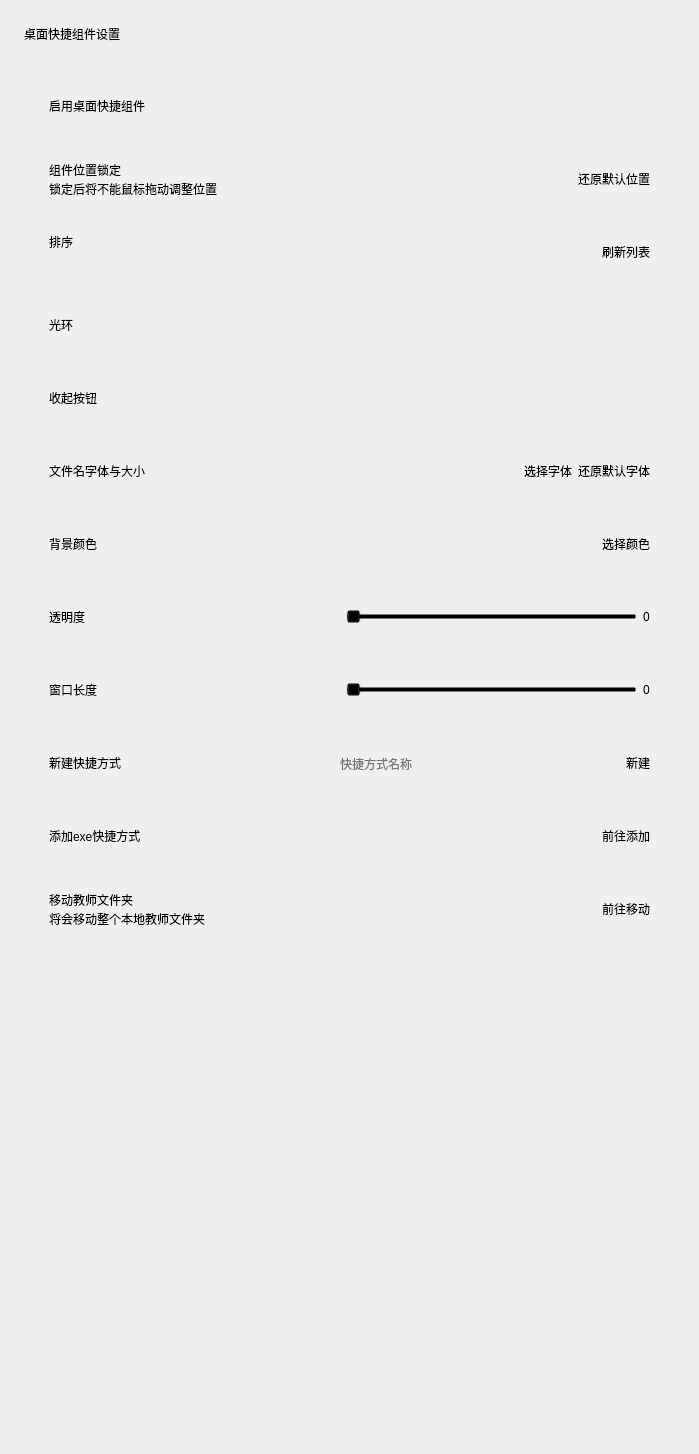
<?xml version="1.0" encoding="UTF-8"?>
<ui version="4.0">
 <class>Form</class>
 <widget class="QWidget" name="Form">
  <property name="geometry">
   <rect>
    <x>0</x>
    <y>0</y>
    <width>699</width>
    <height>1454</height>
   </rect>
  </property>
  <property name="sizePolicy">
   <sizepolicy hsizetype="Preferred" vsizetype="Expanding">
    <horstretch>0</horstretch>
    <verstretch>0</verstretch>
   </sizepolicy>
  </property>
  <property name="windowTitle">
   <string>Form</string>
  </property>
  <layout class="QVBoxLayout" name="verticalLayout_2">
   <property name="spacing">
    <number>18</number>
   </property>
   <property name="leftMargin">
    <number>24</number>
   </property>
   <property name="topMargin">
    <number>24</number>
   </property>
   <property name="rightMargin">
    <number>24</number>
   </property>
   <property name="bottomMargin">
    <number>0</number>
   </property>
   <item>
    <layout class="QHBoxLayout" name="horizontalLayout_2">
     <item>
      <widget class="TitleLabel" name="TitleLabel">
       <property name="text">
        <string>桌面快捷组件设置</string>
       </property>
      </widget>
     </item>
     <item>
      <spacer name="horizontalSpacer_2">
       <property name="orientation">
        <enum>Qt::Horizontal</enum>
       </property>
       <property name="sizeHint" stdset="0">
        <size>
         <width>40</width>
         <height>20</height>
        </size>
       </property>
      </spacer>
     </item>
    </layout>
   </item>
   <item>
    <widget class="SmoothScrollArea" name="sd_scroll">
     <property name="styleSheet">
      <string notr="true">background: transparent; border: none</string>
     </property>
     <property name="widgetResizable">
      <bool>true</bool>
     </property>
     <widget class="QWidget" name="scrollAreaWidgetContents">
      <property name="geometry">
       <rect>
        <x>0</x>
        <y>0</y>
        <width>651</width>
        <height>1372</height>
       </rect>
      </property>
      <layout class="QVBoxLayout" name="verticalLayout_9">
       <item>
        <layout class="QVBoxLayout" name="ver_ver">
         <property name="spacing">
          <number>3</number>
         </property>
         <item>
          <widget class="CardWidget" name="CardWidget_1">
           <property name="minimumSize">
            <size>
             <width>0</width>
             <height>70</height>
            </size>
           </property>
           <layout class="QHBoxLayout" name="horizontalLayout_6">
            <property name="leftMargin">
             <number>16</number>
            </property>
            <property name="topMargin">
             <number>16</number>
            </property>
            <property name="rightMargin">
             <number>16</number>
            </property>
            <property name="bottomMargin">
             <number>16</number>
            </property>
            <item>
             <layout class="QVBoxLayout" name="verticalLayout_1">
              <property name="spacing">
               <number>0</number>
              </property>
              <item>
               <widget class="StrongBodyLabel" name="CW1_label_1">
                <property name="sizePolicy">
                 <sizepolicy hsizetype="Expanding" vsizetype="Preferred">
                  <horstretch>0</horstretch>
                  <verstretch>0</verstretch>
                 </sizepolicy>
                </property>
                <property name="text">
                 <string>启用桌面快捷组件</string>
                </property>
               </widget>
              </item>
             </layout>
            </item>
            <item>
             <widget class="SwitchButton" name="dsc_Switch_button">
              <property name="onText">
               <string>启用</string>
              </property>
              <property name="offText">
               <string>禁用</string>
              </property>
             </widget>
            </item>
           </layout>
          </widget>
         </item>
         <item>
          <widget class="CardWidget" name="CardWidget_28">
           <property name="minimumSize">
            <size>
             <width>0</width>
             <height>70</height>
            </size>
           </property>
           <layout class="QHBoxLayout" name="horizontalLayout_41">
            <property name="leftMargin">
             <number>16</number>
            </property>
            <property name="topMargin">
             <number>16</number>
            </property>
            <property name="rightMargin">
             <number>16</number>
            </property>
            <property name="bottomMargin">
             <number>16</number>
            </property>
            <item>
             <layout class="QVBoxLayout" name="verticalLayout_32">
              <property name="spacing">
               <number>0</number>
              </property>
              <item>
               <widget class="StrongBodyLabel" name="CW4_label_13">
                <property name="sizePolicy">
                 <sizepolicy hsizetype="Expanding" vsizetype="Preferred">
                  <horstretch>0</horstretch>
                  <verstretch>0</verstretch>
                 </sizepolicy>
                </property>
                <property name="text">
                 <string>组件位置锁定</string>
                </property>
               </widget>
              </item>
              <item>
               <widget class="CaptionLabel" name="CW4_label_14">
                <property name="text">
                 <string>锁定后将不能鼠标拖动调整位置</string>
                </property>
                <property name="wordWrap">
                 <bool>true</bool>
                </property>
                <property name="lightColor" stdset="0">
                 <color alpha="150">
                  <red>0</red>
                  <green>0</green>
                  <blue>0</blue>
                 </color>
                </property>
                <property name="darkColor" stdset="0">
                 <color alpha="200">
                  <red>255</red>
                  <green>255</green>
                  <blue>255</blue>
                 </color>
                </property>
               </widget>
              </item>
             </layout>
            </item>
            <item>
             <widget class="SwitchButton" name="dsc_lock_button">
              <property name="onText">
               <string>开</string>
              </property>
              <property name="offText">
               <string>关</string>
              </property>
             </widget>
            </item>
            <item>
             <widget class="PushButton" name="default_dsc_xy_PushButton">
              <property name="text">
               <string>还原默认位置</string>
              </property>
             </widget>
            </item>
           </layout>
          </widget>
         </item>
         <item>
          <widget class="CardWidget" name="CardWidget_30">
           <property name="minimumSize">
            <size>
             <width>0</width>
             <height>70</height>
            </size>
           </property>
           <layout class="QHBoxLayout" name="horizontalLayout_43">
            <property name="leftMargin">
             <number>16</number>
            </property>
            <property name="topMargin">
             <number>16</number>
            </property>
            <property name="rightMargin">
             <number>16</number>
            </property>
            <property name="bottomMargin">
             <number>16</number>
            </property>
            <item>
             <layout class="QVBoxLayout" name="sort_verticalLayout">
              <property name="spacing">
               <number>0</number>
              </property>
              <item>
               <widget class="StrongBodyLabel" name="CW4_label_17">
                <property name="sizePolicy">
                 <sizepolicy hsizetype="Expanding" vsizetype="Preferred">
                  <horstretch>0</horstretch>
                  <verstretch>0</verstretch>
                 </sizepolicy>
                </property>
                <property name="text">
                 <string>排序</string>
                </property>
               </widget>
              </item>
              <item>
               <spacer name="horizontalSpacer">
                <property name="orientation">
                 <enum>Qt::Horizontal</enum>
                </property>
                <property name="sizeHint" stdset="0">
                 <size>
                  <width>40</width>
                  <height>20</height>
                 </size>
                </property>
               </spacer>
              </item>
             </layout>
            </item>
            <item>
             <widget class="PushButton" name="dsc_update_short_button">
              <property name="text">
               <string>刷新列表</string>
              </property>
             </widget>
            </item>
           </layout>
          </widget>
         </item>
         <item>
          <widget class="CardWidget" name="CardWidget_31">
           <property name="minimumSize">
            <size>
             <width>0</width>
             <height>70</height>
            </size>
           </property>
           <layout class="QHBoxLayout" name="horizontalLayout_44">
            <property name="leftMargin">
             <number>16</number>
            </property>
            <property name="topMargin">
             <number>16</number>
            </property>
            <property name="rightMargin">
             <number>16</number>
            </property>
            <property name="bottomMargin">
             <number>16</number>
            </property>
            <item>
             <layout class="QVBoxLayout" name="verticalLayout_34">
              <property name="spacing">
               <number>0</number>
              </property>
              <item>
               <widget class="StrongBodyLabel" name="CW4_label_18">
                <property name="sizePolicy">
                 <sizepolicy hsizetype="Expanding" vsizetype="Preferred">
                  <horstretch>0</horstretch>
                  <verstretch>0</verstretch>
                 </sizepolicy>
                </property>
                <property name="text">
                 <string>光环</string>
                </property>
               </widget>
              </item>
             </layout>
            </item>
            <item>
             <widget class="SwitchButton" name="dsc_halo_button">
              <property name="onText">
               <string>启用</string>
              </property>
              <property name="offText">
               <string>禁用</string>
              </property>
             </widget>
            </item>
           </layout>
          </widget>
         </item>
         <item>
          <widget class="CardWidget" name="CardWidget_29">
           <property name="minimumSize">
            <size>
             <width>0</width>
             <height>70</height>
            </size>
           </property>
           <layout class="QHBoxLayout" name="horizontalLayout_42">
            <property name="leftMargin">
             <number>16</number>
            </property>
            <property name="topMargin">
             <number>16</number>
            </property>
            <property name="rightMargin">
             <number>16</number>
            </property>
            <property name="bottomMargin">
             <number>16</number>
            </property>
            <item>
             <layout class="QVBoxLayout" name="verticalLayout_33">
              <property name="spacing">
               <number>0</number>
              </property>
              <item>
               <widget class="StrongBodyLabel" name="CW4_label_16">
                <property name="sizePolicy">
                 <sizepolicy hsizetype="Expanding" vsizetype="Preferred">
                  <horstretch>0</horstretch>
                  <verstretch>0</verstretch>
                 </sizepolicy>
                </property>
                <property name="text">
                 <string>收起按钮</string>
                </property>
               </widget>
              </item>
             </layout>
            </item>
            <item>
             <widget class="SwitchButton" name="dsc_put_button">
              <property name="onText">
               <string>启用</string>
              </property>
              <property name="offText">
               <string>禁用</string>
              </property>
             </widget>
            </item>
           </layout>
          </widget>
         </item>
         <item>
          <widget class="CardWidget" name="CardWidget_6">
           <property name="minimumSize">
            <size>
             <width>0</width>
             <height>70</height>
            </size>
           </property>
           <layout class="QHBoxLayout" name="horizontalLayout_18">
            <property name="leftMargin">
             <number>16</number>
            </property>
            <property name="topMargin">
             <number>16</number>
            </property>
            <property name="rightMargin">
             <number>16</number>
            </property>
            <property name="bottomMargin">
             <number>16</number>
            </property>
            <item>
             <layout class="QVBoxLayout" name="verticalLayout_7">
              <property name="spacing">
               <number>0</number>
              </property>
              <item>
               <widget class="StrongBodyLabel" name="CW6_label_1">
                <property name="sizePolicy">
                 <sizepolicy hsizetype="Expanding" vsizetype="Preferred">
                  <horstretch>0</horstretch>
                  <verstretch>0</verstretch>
                 </sizepolicy>
                </property>
                <property name="text">
                 <string>文件名字体与大小</string>
                </property>
               </widget>
              </item>
             </layout>
            </item>
            <item>
             <widget class="PushButton" name="dsc_Typeface_button">
              <property name="text">
               <string>选择字体</string>
              </property>
             </widget>
            </item>
            <item>
             <widget class="PushButton" name="default_dsc_font_PushButton">
              <property name="text">
               <string>还原默认字体</string>
              </property>
             </widget>
            </item>
           </layout>
          </widget>
         </item>
         <item>
          <widget class="CardWidget" name="CardWidget_12">
           <property name="minimumSize">
            <size>
             <width>0</width>
             <height>70</height>
            </size>
           </property>
           <layout class="QHBoxLayout" name="horizontalLayout_23">
            <property name="leftMargin">
             <number>16</number>
            </property>
            <property name="topMargin">
             <number>16</number>
            </property>
            <property name="rightMargin">
             <number>16</number>
            </property>
            <property name="bottomMargin">
             <number>16</number>
            </property>
            <item>
             <layout class="QVBoxLayout" name="verticalLayout_13">
              <property name="spacing">
               <number>0</number>
              </property>
              <item>
               <widget class="StrongBodyLabel" name="CW6_label_2">
                <property name="sizePolicy">
                 <sizepolicy hsizetype="Expanding" vsizetype="Preferred">
                  <horstretch>0</horstretch>
                  <verstretch>0</verstretch>
                 </sizepolicy>
                </property>
                <property name="text">
                 <string>背景颜色</string>
                </property>
               </widget>
              </item>
             </layout>
            </item>
            <item>
             <widget class="PushButton" name="dsc_Color_button">
              <property name="text">
               <string>选择颜色</string>
              </property>
             </widget>
            </item>
           </layout>
          </widget>
         </item>
         <item>
          <widget class="CardWidget" name="CardWidget_14">
           <property name="minimumSize">
            <size>
             <width>0</width>
             <height>70</height>
            </size>
           </property>
           <layout class="QHBoxLayout" name="horizontalLayout_24">
            <property name="leftMargin">
             <number>16</number>
            </property>
            <property name="topMargin">
             <number>16</number>
            </property>
            <property name="rightMargin">
             <number>16</number>
            </property>
            <property name="bottomMargin">
             <number>16</number>
            </property>
            <item>
             <layout class="QVBoxLayout" name="verticalLayout_14">
              <property name="spacing">
               <number>0</number>
              </property>
              <item>
               <widget class="StrongBodyLabel" name="CW6_label_3">
                <property name="sizePolicy">
                 <sizepolicy hsizetype="Expanding" vsizetype="Preferred">
                  <horstretch>0</horstretch>
                  <verstretch>0</verstretch>
                 </sizepolicy>
                </property>
                <property name="text">
                 <string>透明度</string>
                </property>
               </widget>
              </item>
             </layout>
            </item>
            <item>
             <widget class="Slider" name="dsc_tran_Slider">
              <property name="maximum">
               <number>100</number>
              </property>
              <property name="orientation">
               <enum>Qt::Horizontal</enum>
              </property>
             </widget>
            </item>
            <item>
             <widget class="BodyLabel" name="dsc_tran_BodyLabel">
              <property name="text">
               <string>0</string>
              </property>
             </widget>
            </item>
           </layout>
          </widget>
         </item>
         <item>
          <widget class="CardWidget" name="CardWidget_15">
           <property name="minimumSize">
            <size>
             <width>0</width>
             <height>70</height>
            </size>
           </property>
           <layout class="QHBoxLayout" name="horizontalLayout_26">
            <property name="leftMargin">
             <number>16</number>
            </property>
            <property name="topMargin">
             <number>16</number>
            </property>
            <property name="rightMargin">
             <number>16</number>
            </property>
            <property name="bottomMargin">
             <number>16</number>
            </property>
            <item>
             <layout class="QVBoxLayout" name="verticalLayout_16">
              <property name="spacing">
               <number>0</number>
              </property>
              <item>
               <widget class="StrongBodyLabel" name="CW6_label_4">
                <property name="sizePolicy">
                 <sizepolicy hsizetype="Expanding" vsizetype="Preferred">
                  <horstretch>0</horstretch>
                  <verstretch>0</verstretch>
                 </sizepolicy>
                </property>
                <property name="text">
                 <string>窗口长度</string>
                </property>
               </widget>
              </item>
             </layout>
            </item>
            <item>
             <widget class="Slider" name="dsc_length_Slider">
              <property name="minimum">
               <number>500</number>
              </property>
              <property name="maximum">
               <number>3840</number>
              </property>
              <property name="pageStep">
               <number>50</number>
              </property>
              <property name="value">
               <number>500</number>
              </property>
              <property name="orientation">
               <enum>Qt::Horizontal</enum>
              </property>
             </widget>
            </item>
            <item>
             <widget class="BodyLabel" name="dsc_length_BodyLabel">
              <property name="text">
               <string>0</string>
              </property>
             </widget>
            </item>
           </layout>
          </widget>
         </item>
         <item>
          <widget class="CardWidget" name="CardWidget_13">
           <property name="minimumSize">
            <size>
             <width>0</width>
             <height>70</height>
            </size>
           </property>
           <layout class="QHBoxLayout" name="horizontalLayout_25">
            <property name="leftMargin">
             <number>16</number>
            </property>
            <property name="topMargin">
             <number>16</number>
            </property>
            <property name="rightMargin">
             <number>16</number>
            </property>
            <property name="bottomMargin">
             <number>16</number>
            </property>
            <item>
             <layout class="QVBoxLayout" name="verticalLayout_15">
              <property name="spacing">
               <number>0</number>
              </property>
              <item>
               <widget class="StrongBodyLabel" name="CW6_label_13">
                <property name="sizePolicy">
                 <sizepolicy hsizetype="Expanding" vsizetype="Preferred">
                  <horstretch>0</horstretch>
                  <verstretch>0</verstretch>
                 </sizepolicy>
                </property>
                <property name="text">
                 <string>新建快捷方式</string>
                </property>
               </widget>
              </item>
             </layout>
            </item>
            <item>
             <widget class="LineEdit" name="dsc_short_LineEdit">
              <property name="inputMask">
               <string/>
              </property>
              <property name="readOnly">
               <bool>false</bool>
              </property>
              <property name="placeholderText">
               <string>快捷方式名称</string>
              </property>
             </widget>
            </item>
            <item>
             <widget class="PushButton" name="dsc_short_button">
              <property name="text">
               <string>新建</string>
              </property>
             </widget>
            </item>
           </layout>
          </widget>
         </item>
         <item>
          <widget class="CardWidget" name="CardWidget_19">
           <property name="minimumSize">
            <size>
             <width>0</width>
             <height>70</height>
            </size>
           </property>
           <layout class="QHBoxLayout" name="horizontalLayout_31">
            <property name="leftMargin">
             <number>16</number>
            </property>
            <property name="topMargin">
             <number>16</number>
            </property>
            <property name="rightMargin">
             <number>16</number>
            </property>
            <property name="bottomMargin">
             <number>16</number>
            </property>
            <item>
             <layout class="QVBoxLayout" name="verticalLayout_21">
              <property name="spacing">
               <number>0</number>
              </property>
              <item>
               <widget class="StrongBodyLabel" name="CW6_label_14">
                <property name="sizePolicy">
                 <sizepolicy hsizetype="Expanding" vsizetype="Preferred">
                  <horstretch>0</horstretch>
                  <verstretch>0</verstretch>
                 </sizepolicy>
                </property>
                <property name="text">
                 <string>添加exe快捷方式</string>
                </property>
               </widget>
              </item>
             </layout>
            </item>
            <item>
             <widget class="PushButton" name="dsc_addexe_button">
              <property name="text">
               <string>前往添加</string>
              </property>
             </widget>
            </item>
           </layout>
          </widget>
         </item>
         <item>
          <widget class="CardWidget" name="CardWidget_20">
           <property name="minimumSize">
            <size>
             <width>0</width>
             <height>70</height>
            </size>
           </property>
           <layout class="QHBoxLayout" name="horizontalLayout_32">
            <property name="leftMargin">
             <number>16</number>
            </property>
            <property name="topMargin">
             <number>16</number>
            </property>
            <property name="rightMargin">
             <number>16</number>
            </property>
            <property name="bottomMargin">
             <number>16</number>
            </property>
            <item>
             <layout class="QVBoxLayout" name="verticalLayout_22">
              <property name="spacing">
               <number>0</number>
              </property>
              <item>
               <widget class="StrongBodyLabel" name="CW6_label_15">
                <property name="sizePolicy">
                 <sizepolicy hsizetype="Expanding" vsizetype="Preferred">
                  <horstretch>0</horstretch>
                  <verstretch>0</verstretch>
                 </sizepolicy>
                </property>
                <property name="text">
                 <string>移动教师文件夹</string>
                </property>
               </widget>
              </item>
              <item>
               <widget class="CaptionLabel" name="CW4_label_15">
                <property name="text">
                 <string>将会移动整个本地教师文件夹</string>
                </property>
                <property name="wordWrap">
                 <bool>true</bool>
                </property>
                <property name="lightColor" stdset="0">
                 <color alpha="150">
                  <red>0</red>
                  <green>0</green>
                  <blue>0</blue>
                 </color>
                </property>
                <property name="darkColor" stdset="0">
                 <color alpha="200">
                  <red>255</red>
                  <green>255</green>
                  <blue>255</blue>
                 </color>
                </property>
               </widget>
              </item>
             </layout>
            </item>
            <item>
             <widget class="PushButton" name="dsc_MoveTeacherFile_button">
              <property name="text">
               <string>前往移动</string>
              </property>
             </widget>
            </item>
           </layout>
          </widget>
         </item>
         <item>
          <spacer name="horizontalSpacer_5">
           <property name="orientation">
            <enum>Qt::Horizontal</enum>
           </property>
           <property name="sizeHint" stdset="0">
            <size>
             <width>40</width>
             <height>20</height>
            </size>
           </property>
          </spacer>
         </item>
        </layout>
       </item>
       <item>
        <widget class="QFrame" name="blank">
         <property name="minimumSize">
          <size>
           <width>0</width>
           <height>25</height>
          </size>
         </property>
         <property name="frameShape">
          <enum>QFrame::StyledPanel</enum>
         </property>
         <property name="frameShadow">
          <enum>QFrame::Raised</enum>
         </property>
         <property name="lineWidth">
          <number>5</number>
         </property>
        </widget>
       </item>
       <item>
        <spacer name="verticalSpacer">
         <property name="orientation">
          <enum>Qt::Vertical</enum>
         </property>
         <property name="sizeHint" stdset="0">
          <size>
           <width>20</width>
           <height>40</height>
          </size>
         </property>
        </spacer>
       </item>
      </layout>
     </widget>
    </widget>
   </item>
  </layout>
 </widget>
 <customwidgets>
  <customwidget>
   <class>PushButton</class>
   <extends>QPushButton</extends>
   <header>qfluentwidgets</header>
  </customwidget>
  <customwidget>
   <class>SwitchButton</class>
   <extends>QWidget</extends>
   <header>qfluentwidgets</header>
  </customwidget>
  <customwidget>
   <class>Slider</class>
   <extends>QSlider</extends>
   <header>qfluentwidgets</header>
  </customwidget>
  <customwidget>
   <class>CardWidget</class>
   <extends>QFrame</extends>
   <header>qfluentwidgets</header>
   <container>1</container>
  </customwidget>
  <customwidget>
   <class>SmoothScrollArea</class>
   <extends>QScrollArea</extends>
   <header>qfluentwidgets</header>
   <container>1</container>
  </customwidget>
  <customwidget>
   <class>CaptionLabel</class>
   <extends>QLabel</extends>
   <header>qfluentwidgets</header>
  </customwidget>
  <customwidget>
   <class>BodyLabel</class>
   <extends>QLabel</extends>
   <header>qfluentwidgets</header>
  </customwidget>
  <customwidget>
   <class>StrongBodyLabel</class>
   <extends>QLabel</extends>
   <header>qfluentwidgets</header>
  </customwidget>
  <customwidget>
   <class>TitleLabel</class>
   <extends>QLabel</extends>
   <header>qfluentwidgets</header>
  </customwidget>
  <customwidget>
   <class>LineEdit</class>
   <extends>QLineEdit</extends>
   <header>qfluentwidgets</header>
  </customwidget>
 </customwidgets>
 <resources/>
 <connections/>
</ui>
